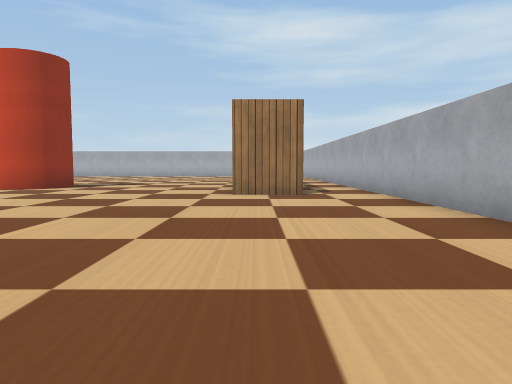
[1] (above)

18 first-person views from a walk through a world built for the Webots simulator. The camera is 0.12 m above the floor, tilts 4° down and sees 70° across. The floor is counted in squares, 0.2 m on a side. Each view is taken from the middle of a square. On the plan, view 1 faces up. The plan holds only what a view shows up to about 10 squares ahead; the rest is blank. Robots are left out. Webots' stock objects and surfaces are drawn as simple stand-ins.

[2]
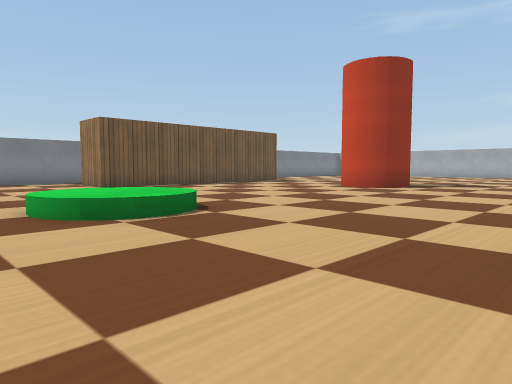

[3]
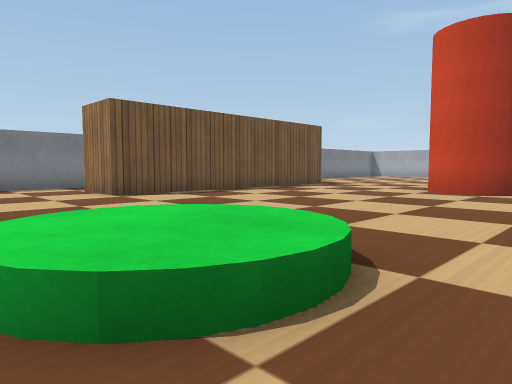

[4]
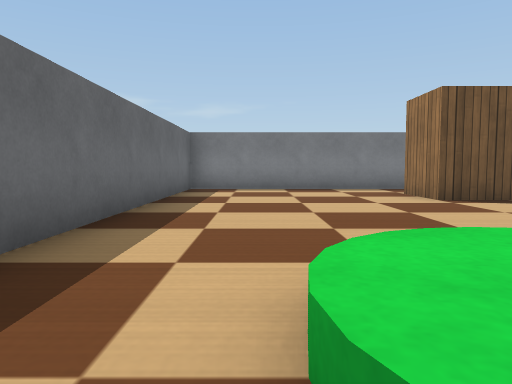

[5]
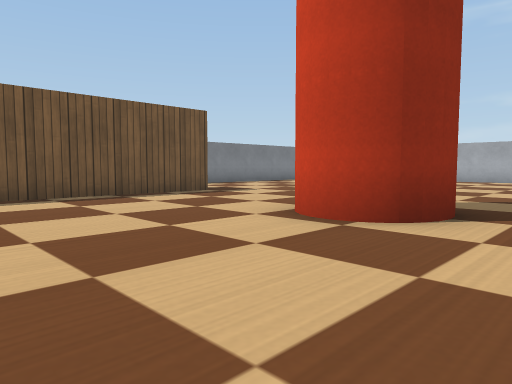

[6]
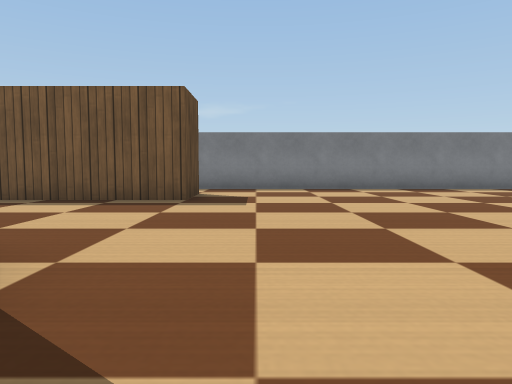

[7]
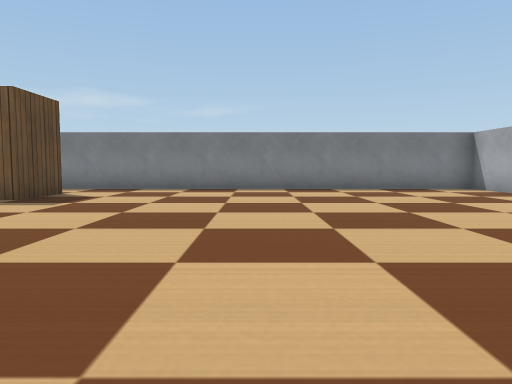

[8]
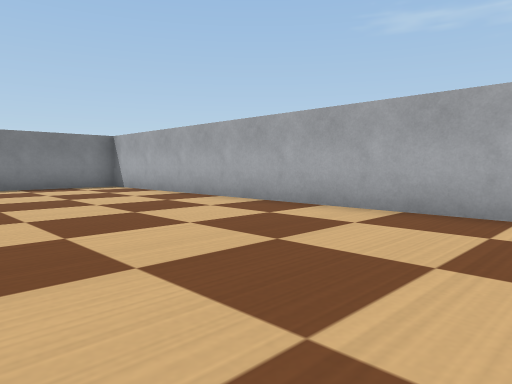

[9]
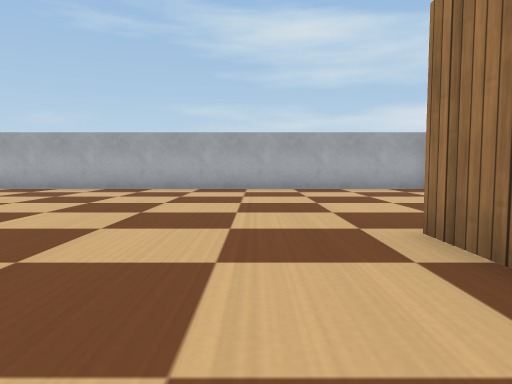

[10]
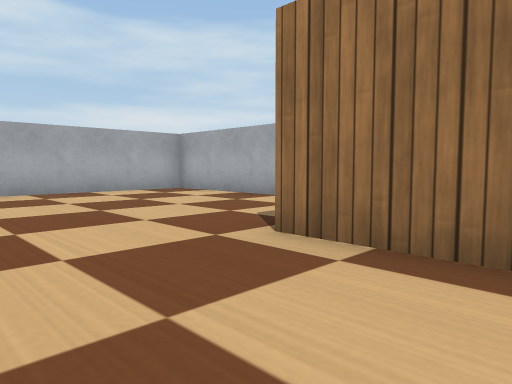

[11]
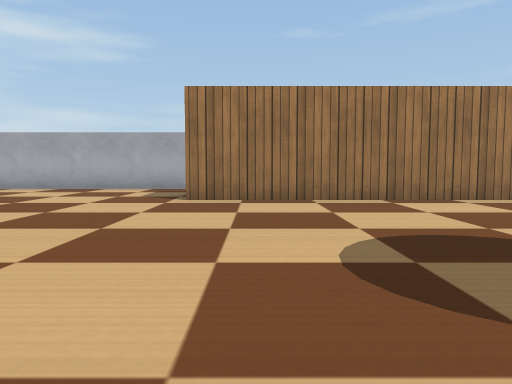

[12]
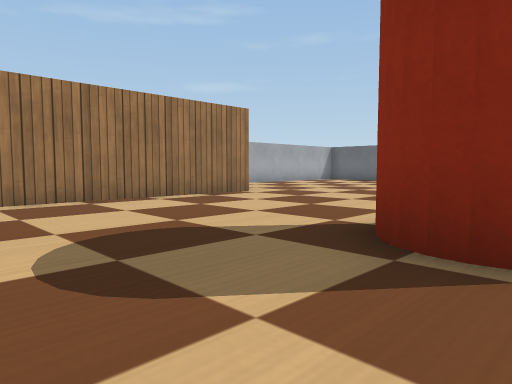

[13]
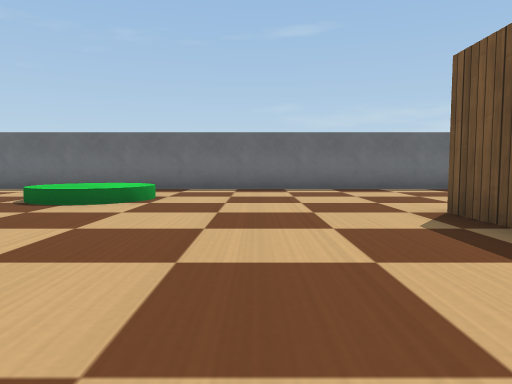

[14]
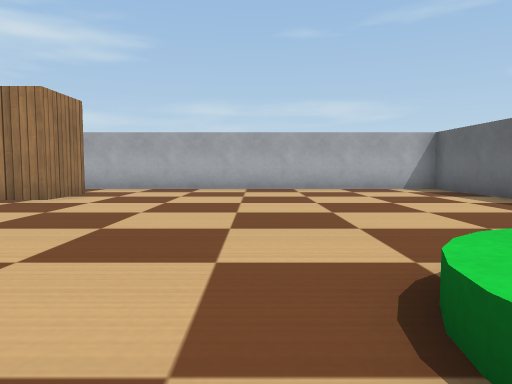

[15]
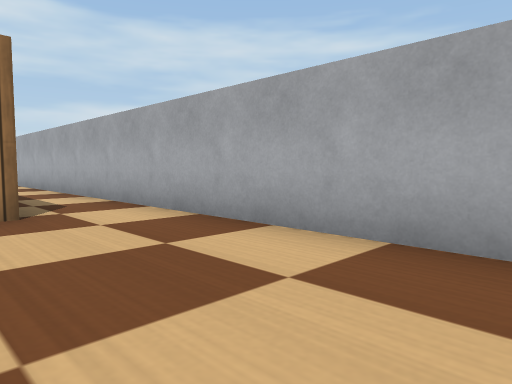

[16]
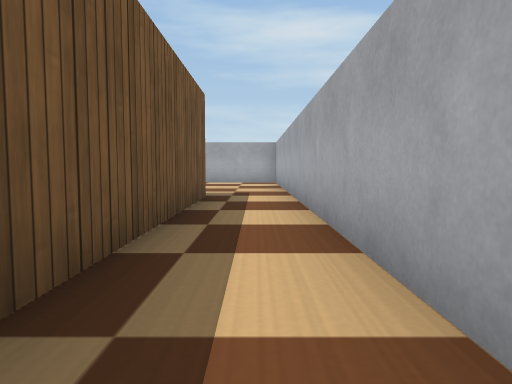

[17]
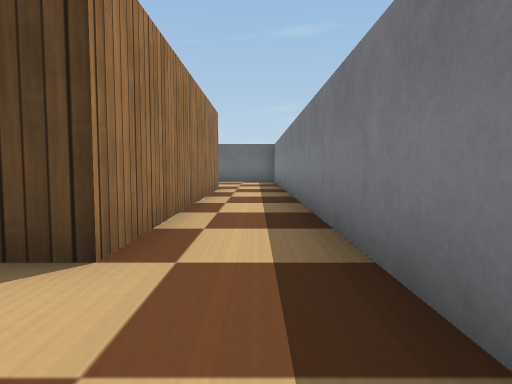

[18]
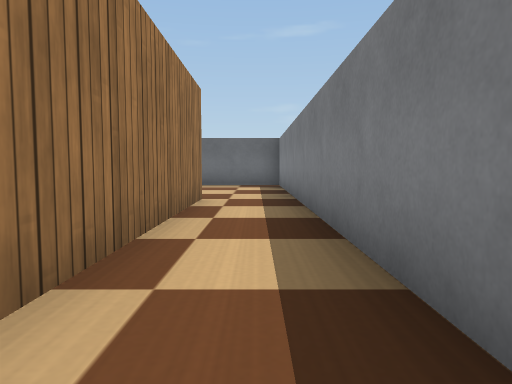

### Floor plan
Points are (right, up) in squares from view 1. A wall is a line through its corners. A room is listed if a view was taken in it or the views show most of it. See-through windows are left out.
Room 1 (views 1, 2, 3, 4, 5, 6, 7, 8, 9, 10, 11, 12, 13, 14, 15, 16, 17, 18)
walls: (-11.5, 11.8) (-11.5, 4.3) (-13, 4.3) (-13, 11.8) (-11.5, 11.8); (1.1, 7.7) (-0.5, 7.7) (-0.5, 15.2); (1, 15.2) (1, 9.4); (-0.2, -0.7) (2.8, -0.7) (2.8, 21.5); (2.6, 21.8) (-14.8, 21.8) (-14.8, -0.7) (-2.1, -0.7)
low walls: (-6.9, 3) (-6.5, 3.3); (-5.1, 1.5) (-5.5, 1.2)
objects: red cylinder (-7, 10) to (-6, 11)

Positions as (right, up) in squares from view 1, and headings:
1: (0, 0), facing up
2: (-1, 0), facing up-left
3: (-4, 1), facing up-left
4: (-5, 1), facing left
5: (-4, 6), facing up-left
6: (-5, 13), facing left
7: (-5, 16), facing left
8: (-4, 17), facing up-left
9: (-2, 12), facing up
10: (-3, 13), facing up-right
11: (-7, 14), facing right
12: (-7, 14), facing down-right
13: (-9, 9), facing down
14: (-7, 4), facing right
15: (0, 3), facing up-right
16: (2, 8), facing up
17: (-14, 14), facing down
18: (-14, 11), facing down
